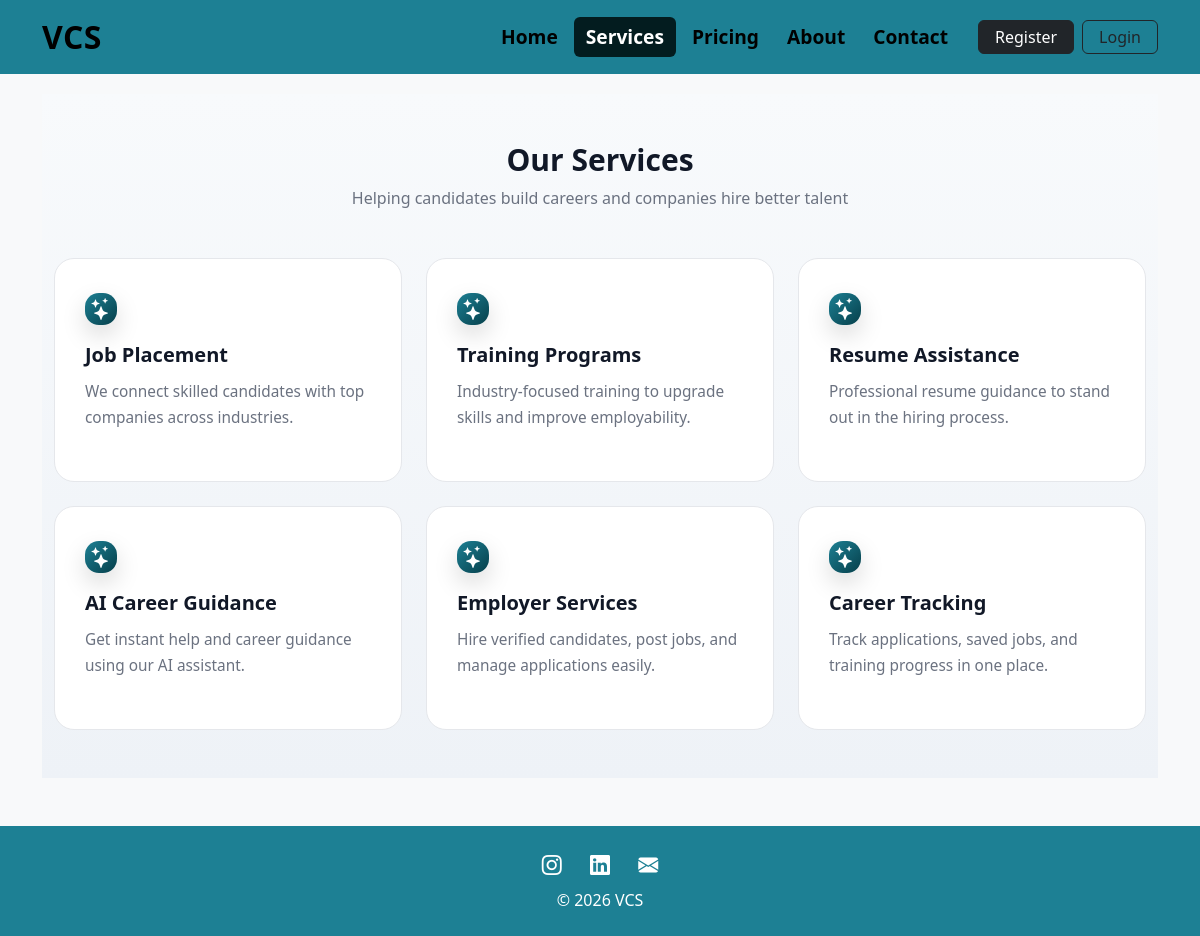
Page /services/ on the committed database.
### core/models.py (models this page shows, shortened)
class ServicePage(models.Model):
    title = models.CharField(max_length=120, default="Our Services")
    subtitle = models.CharField(max_length=255, blank=True)
    is_active = models.BooleanField(default=True)

class ServiceItem(models.Model):
    page = models.ForeignKey(ServicePage, on_delete=models.CASCADE, related_name="services")
    name = models.CharField(max_length=120)
    description = models.TextField()
    order = models.PositiveIntegerField(default=0)
    is_active = models.BooleanField(default=True)
    class Meta:
        ordering = ["order"]

### core/views.py (the view)
# urls.py: path("services/", services_view, name="services"),
def services_view(request):
    page = ServicePage.objects.filter(is_active=True).prefetch_related("services").first()
    return render(request, "core/services.html", {
        "page": page
    })

### core/templates/core/services.html (shortened to what this page needs)
{% extends "accounts/base.html" %}
{% block content %}
<section class="services-page py-5">
  <div class="container">
    {% if page %}
    <div class="text-center mb-5">
      <h2 class="fw-bold page-title">{{ page.title }}</h2>
      <p class="page-subtitle">{{ page.subtitle }}</p>
    </div>
    <div class="row g-4">
      {% for service in page.services.all %}
        {% if service.is_active %}
        <div class="col-md-6 col-lg-4">
          <div class="service-box h-100">
            <div class="service-icon">
              <i class="bi bi-stars"></i>
            </div>
            <h5>{{ service.name }}</h5>
            <p>{{ service.description }}</p>
          </div>
        </div>
        {% endif %}
      {% endfor %}
    </div>
    {% else %}
      <p class="text-center text-muted">Services not configured yet.</p>
    {% endif %}
  </div>
</section>
{% endblock %}

### accounts/templates/accounts/base.html (style rules this page uses)
body { padding-top: 70px; background-color: #f8f9fa; }

### core/templates/core/services.html (style rules this page uses)
.services-page { background:linear-gradient(to bottom,#f8fafc,#eef2f7); }
.page-title { font-size:clamp(1.8rem,2.5vw,2.5rem); color:#111827; }
.page-subtitle { color:#6b7280; max-width:600px; margin:auto; }
.service-box { background:#fff; border-radius:20px; padding:34px 30px; border:1px solid #e5e7eb; transition:all .4s ease; position:relative; overflow:hidden; }
.service-box::after { content:""; position:absolute; inset:0; background:radial-gradient(circle at top, rgba(29,128,148,0.15), transparent 70%); opacity:0; transition:.4s ease; }
.service-icon { width:32px; height:32px; border-radius:14px; background:linear-gradient(135deg,#1d8094,#063f4a); color:white; display:flex; align-items:center; justify-content:center; font-size:22px; margin-bottom:18px; box-shadow:0 10px 25px rgba(0,0,0,.15); }
.service-box h5 { font-weight:600; margin-bottom:12px; color:#111827; transition:.3s; }
.service-box p { color:#6b7280; line-height:1.7; font-size:.96rem; }

### rows in the picture
ServicePage: title "Our Services", subtitle "Helping candidates build careers and companies hire better talent"
ServiceItem: name "Job Placement", description "We connect skilled candidates with top companies across industries."
ServiceItem: name "Training Programs", description "Industry-focused training to upgrade skills and improve employability."
ServiceItem: name "Resume Assistance", description "Professional resume guidance to stand out in the hiring process."
ServiceItem: name "AI Career Guidance", description "Get instant help and career guidance using our AI assistant."
ServiceItem: name "Employer Services", description "Hire verified candidates, post jobs, and manage applications easily."
ServiceItem: name "Career Tracking", description "Track applications, saved jobs, and training progress in one place."
